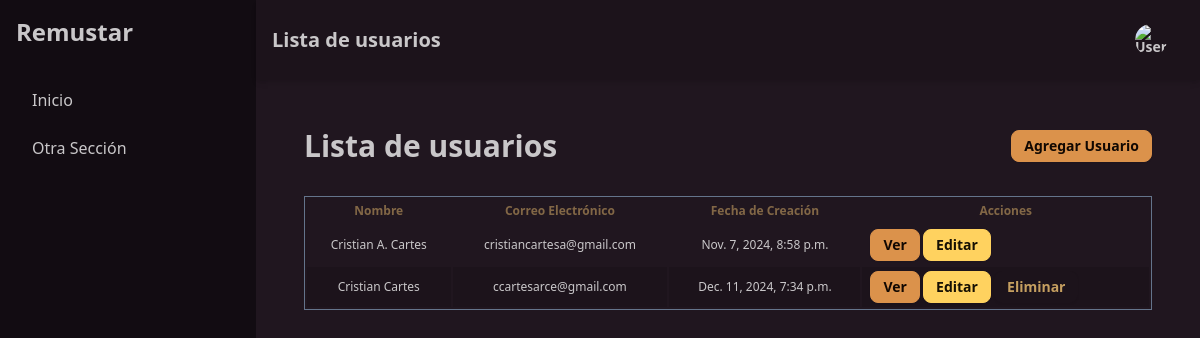
/users/, run on the app's committed database.
### gestion_remustar/models.py (models this page shows, shortened)
class CustomUser(AbstractUser):
    id_business = models.ForeignKey('Business', on_delete=models.SET_NULL, null=True, blank=True, db_column='business_id')
    bio = models.TextField(max_length=500, blank=True)
    phone_number = models.CharField(max_length=20, blank=True)
    address = models.CharField(max_length=100, blank=True)
    comune = models.CharField(max_length=100, blank=True)
    corporative_email = models.EmailField(blank=True)
    birth_date = models.DateField(null=True, blank=True)
    nacionality = models.CharField(max_length=100, blank=True)
    marital_status = models.CharField(max_length=100, blank=True)
    gender = models.IntegerField(choices=((0, 'Masculino'), (1, 'Femenino'), (2, 'Otro')), default=0)

### gestion_remustar/views/user_views.py (the view)
# urls.py: path('users/', user_views.user_list, name='users_list'),
def user_list(request):
    User = get_user_model()  # Obtiene el modelo de usuario
    users = User.objects.exclude(id=request.user.id)
    return render(request, 'gestion_remustar/user_list.html', {
        'users': users,
        'title': 'Lista de usuarios'
    })

### gestion_remustar/context_processors.py (called while the page is built)
def is_admin_or_superadmin(request):
    if request.user.is_authenticated:
        is_admin = request.user.groups.filter(name='Administrador').exists() or request.user.is_superuser
    else:
        is_admin = False
    return {'is_admin_or_superadmin': is_admin}

def have_businesses(request):
    return {'have_businesses': Business.objects.exists()}

### gestion_remustar/templates/gestion_remustar/user_list.html (shortened to what this page needs)
{% extends "admin.html" %}
{% block main_content %}
<div class="container mx-auto p-6">
    <div class="flex justify-between items-center mb-4">
        <h1 class="text-3xl font-bold">{{ title }}</h1>
        {% if request.path == '/admin/' %}
        <a href="{% url 'admin_create' %}" class="btn btn-sm btn-primary">Agregar Administrador</a>
        {% else %}
        <a href="{% url 'user_create' %}" class="btn btn-sm btn-primary">Agregar Usuario</a>
        {% endif %}
    </div>
    <div class="overflow-x-auto py-4 min-h-full flex">
        <table class="table table-zebra border table-pin-rows rounded-none border-separate w-full border-slate-500 table-xs">
            <thead>
                <tr>
                    <th class="text-center">Nombre</th>
                    <th class="text-center">Correo Electrónico</th>
                    <th class="text-center">Fecha de Creación</th>
                    <th class="text-center">Acciones</th>
                </tr>
            </thead>
            <tbody>
                {% for user in users %}
                    <tr>
                        <td class="text-center">{{ user.first_name }} {{ user.last_name }}</td>
                        <td class="text-center">{{ user.email }}</td>
                        <td class="text-center">{{ user.date_joined }}</td>
                        <td class="text-left">
                            <a href="{% url 'user_detail' user.id %}" class="btn btn-sm btn-primary">Ver</a>
                            <a href="{% url 'user_edit' user.id %}" class="btn btn-sm btn-warning">Editar</a>
                            {% if not user.is_superuser %}
                            <a href="#" onclick="openDeleteModal({{ user.id }}, '{{ user.username }}')" class="btn btn-sm btn-danger">Eliminar</a>
                            {% endif %}
                        </td>
                    </tr>
                {% endfor %}
            </tbody>
        </table>
    </div>
</div>
{% endblock %}

### gestion_remustar/templates/admin.html (shortened to what this page needs)
{% load static %}
<!DOCTYPE html>
<html lang="es">
<head>
    <link href="{% static 'css/output.css' %}" rel="stylesheet">
</head>
<body class="bg-base-100 text-neutral-content">
    <div class="flex min-h-screen">
        <aside class="w-64 bg-neutral text-neutral-content hidden md:flex flex-col p-4">
            <div class="text-2xl font-bold mb-8">Remustar {% if not have_businesses %} shit {% endif %}</div>
            <nav class="flex-1 space-y-2">
                <a href="#" class="flex items-center p-2 rounded hover:bg-neutral-focus">
                    <span class="ml-2">Inicio</span>
                </a>
                <a href="#" class="flex items-center p-2 rounded hover:bg-neutral-focus">
                    <span class="ml-2">Otra Sección</span>
                </a>
            </nav>
        </aside>
        <div class="flex-1 flex flex-col">
            <header class="flex justify-between items-center bg-base-200 p-4 shadow-md">
                <div class="text-xl font-semibold">{{ title }}</div>
                <div class="relative">
                    <div class="dropdown dropdown-end">
                        <label tabindex="0" class="btn btn-ghost normal-case">
                            <div class="avatar">
                                <div class="w-8 rounded-full">
                                    <img src="{% static 'images/avatar_placeholder.png' %}" alt="User Avatar">
                                </div>
                            </div>
                        </label>
                    </div>
                </div>
            </header>
            <main class="flex-1 p-6">
                {% block main_content %}{% endblock %}
            </main>
        </div>
    </div>
</body>

### data on the page
CustomUser: first_name "Cristian A.", last_name "Cartes", email "cristiancartesa@gmail.com", date_joined "Nov. 7, 2024, 8:58 p.m."
CustomUser: first_name "Cristian", last_name "Cartes", email "ccartesarce@gmail.com", date_joined "Dec. 11, 2024, 7:34 p.m."

### other printed values
{{ title }} "Lista de usuarios"
